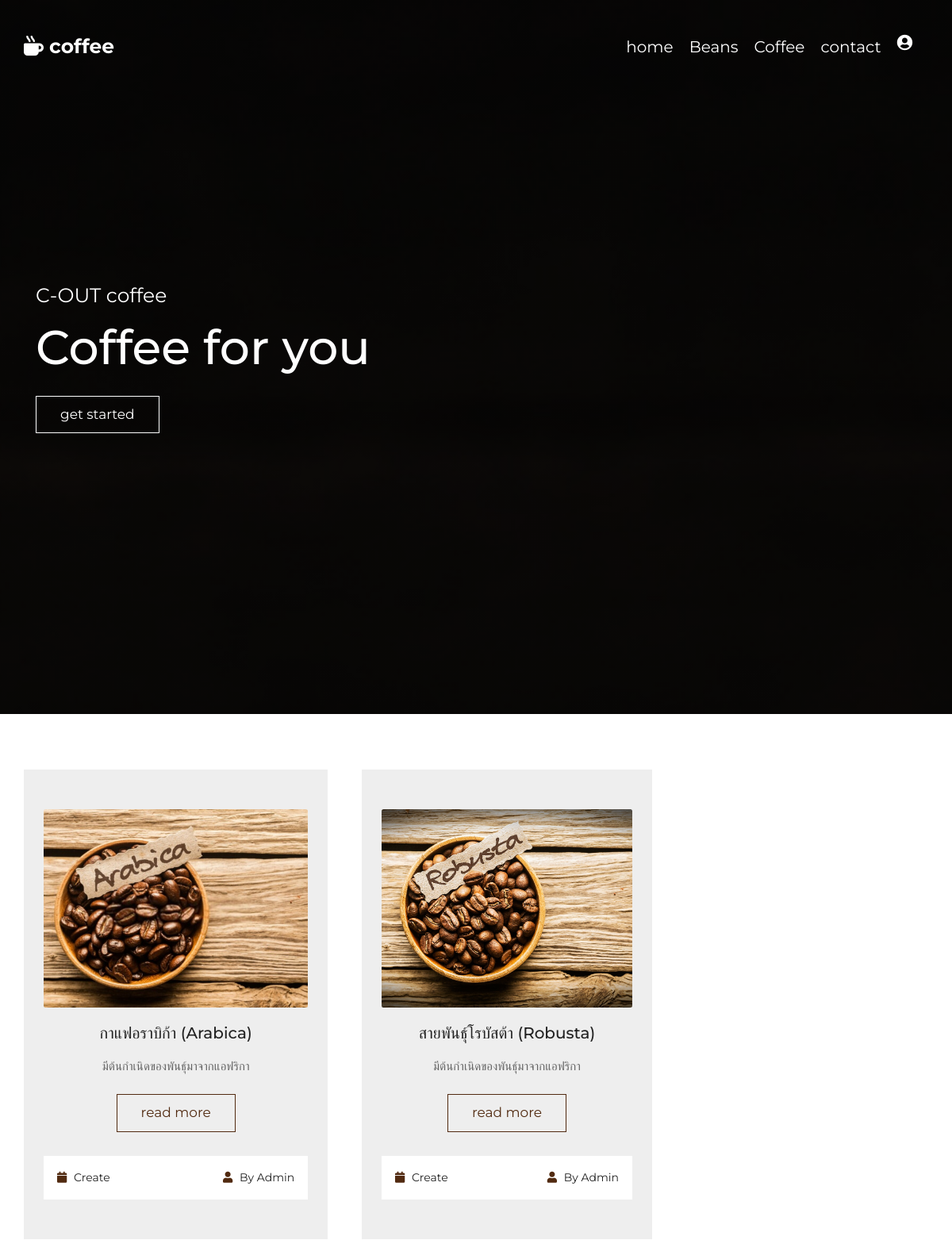
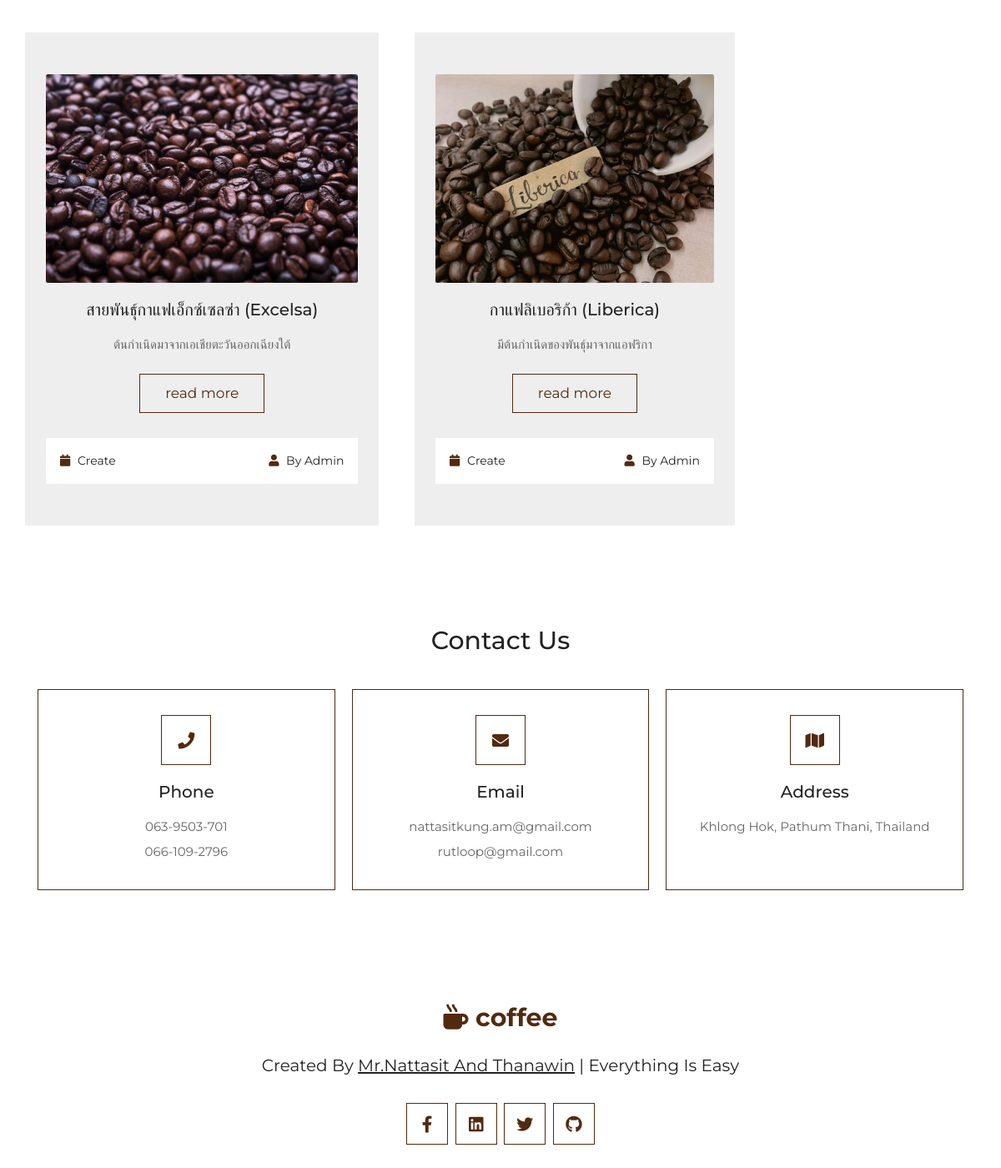
Screenshot of /main.php with the database file from the repository (2 pictures, top to bottom).
### tables this page shows
CREATE TABLE `bansmenu` (
  `id` int(10) NOT NULL,
  `fname` varchar(255) NOT NULL,
  `description` varchar(255) NOT NULL,
  `details` varchar(255) NOT NULL,
  `img` varchar(255) NOT NULL
);

### main.php (the view, shortened to what this page needs)
<!DOCTYPE html>
<html lang="en">
<head>
   <link rel="stylesheet" href="https://cdnjs.cloudflare.com/ajax/libs/font-awesome/5.15.4/css/all.min.css">
   <link rel="stylesheet" href="https://cdnjs.cloudflare.com/ajax/libs/bootstrap/4.6.1/css/bootstrap.min.css">
   <link rel="stylesheet" href="css/style1.css">
</head>
<body>
   <header class="header fixed-top">
      <div class="container">
         <div class="row align-items-center">
            <a href="main.php" class="logo mr-auto"> <i class="fas fa-mug-hot"></i> coffee </a>
            <nav class="nav">
               <a href="#home">home</a>
               <a href="#beans">Beans</a>
               <a href="#coffee">Coffee</a>
               <a href="#contact">contact</a>
               <a href="login.php" class="fas fa-user-circle"></a>
            </nav>
         </div>
      </div>
   </header>
   <section class="home" id="home">
      <div class="container">
         <div class="row align-items-center text-center text-md-left min-vh-100">
            <div class="col-md-6">
               <span>C-OUT coffee</span>
               <h3>Coffee for you</h3>
               <a href="login.php" class="link-btn">get started</a>
            </div>
         </div>
      </div>
   </section>
   <section class="beans" id="beans">
   <?php
   $servername = "localhost";
   $username = "root";
   $password = "";
   $dbname = "coffeemenu";
   $conn = new mysqli($servername, $username, $password, $dbname);
   $sql = "SELECT  * FROM bansmenu";
   $result = $conn->query($sql);
   if ($result->num_rows > 0) {
      while ($row = $result->fetch_assoc()) {
         echo "
            <div class='container2'>
            <section class='blogs'>
            <div class='box-container container'>
            <div class='box'>
            <div class='image'>
               <img width='50px' src='./uploads/" . $row["img"] . "' class='rounded' alt=''>
            </div>
            <div class='content'>
               <h3>" . $row["fname"] . "</h3>
               <p>" . $row["description"] . "</p>
               <a class='link-btn' href='login.php'>read more</a>
            </div>
            <div class='icons'>
               <span> <i class='fas fa-calendar'></i> Create </span>
               <span> <i class='fas fa-user'></i> by admin </span>
            </div>
         </div>
      </div>
   </section>
   </div>";
      }
   } else {
      echo "0 results";
   }
   ?>
   </section>
   <section class="contact" id="contact">
      <h1 class="heading"> contact us </h1>
      <div class="container">
         <div class="contact-info-container">
            <div class="box">
               <i class="fas fa-phone"></i>
               <h3>phone</h3>
               <p>063-9503-701</p>
               <p>066-109-2796</p>
            </div>
            <div class="box">
               <i class="fas fa-envelope"></i>
               <h3>email</h3>
               <p>nattasitkung.am@gmail.com</p>
               <p>rutloop@gmail.com</p>
            </div>
            <div class="box">
               <i class="fas fa-map"></i>
               <h3>address</h3>
               <p>Khlong Hok, Pathum Thani, Thailand</p>
            </div>
         </div>
      </div>
   </section>
   <section class="footer container">
      <a href="#" class="logo"> <i class="fas fa-mug-hot"></i> coffee </a>
      <p class="credit"> created by <span>mr.Nattasit and Thanawin</span> | everything is easy </p>
      <div class="share">
         <a href="https://www.facebook.com/Jame.Nattasit.4508/" class="fab fa-facebook-f"></a>
         <a href="#" class="fab fa-linkedin"></a>
         <a href="#" class="fab fa-twitter"></a>
         <a href="https://github.com/jamenattasit159" class="fab fa-github"></a>
      </div>
   </section>
</body>
</html>

### css/style1.css (style rules this page uses)
* { font-family: 'Montserrat', sans-serif; margin: 0; padding: 0; -webkit-box-sizing: border-box; box-sizing: border-box; outline: none; border: none; text-decoration: none !important; -webkit-transition: all .2s linear; transition: all .2s linear; }
html { font-size: 62.5%; overflow-x: hidden; scroll-behavior: smooth; scroll-padding-top: 6rem; }
section { padding: 5rem 1rem; }
.link-btn { margin-top: 1rem; padding: 1rem 3rem; display: inline-block; border: 0.1rem solid #512a10; color: #512a10; background: none; cursor: pointer; font-size: 1.7rem; }
.heading { text-align: center; margin-bottom: 4rem; font-size: 3rem; text-transform: capitalize; color: #222; }
.header { z-index: 1000; padding: 4rem 0; }
.header .logo { font-size: 2.5rem; color: #fff; font-weight: bolder; }
.header .nav a { font-size: 2rem; margin-right: 2rem; color: #fff; }
.home { background: -webkit-gradient(linear, left top, left bottom, from(rgba(0, 0, 0, 0.7)), to(rgba(0, 0, 0, 0.7))), url(../images/home-bg.jpg) no-repeat; background: linear-gradient(rgba(0, 0, 0, 0.7), rgba(0, 0, 0, 0.7)), url(../images/home-bg.jpg) no-repeat; background-size: cover; background-position: center; background-attachment: fixed; }
.home span { font-size: 2.5rem; color: #fff; }
.home h3 { padding: 1rem 0; font-size: 6rem; color: #fff; }
.home .link-btn { color: #fff; border-color: #fff; }
.contact .contact-info-container { display: -ms-grid; display: grid; -ms-grid-columns: (minmax(30rem, 1fr))[auto-fit]; grid-template-columns: repeat(auto-fit, minmax(30rem, 1fr)); gap: 2rem; margin-bottom: 3rem; }
.contact .contact-info-container .box { border: 0.1rem solid #512a10; padding: 3rem 2rem; border: 0.1rem solid #512a10; text-align: center; }
.contact .contact-info-container .box i { height: 6rem; width: 6rem; line-height: 6rem; border: 0.1rem solid #512a10; color: #512a10; font-size: 2rem; margin-bottom: 1rem; }
.contact .contact-info-container .box h3 { font-size: 2rem; text-transform: capitalize; color: #222; padding: 1rem 0; }
.contact .contact-info-container .box p { font-size: 1.5rem; line-height: 2; color: #666; margin-bottom: 0; }
.blogs { background: #eee; }
.container2 { text-align: center; display: inline-flex; margin: 10px; padding: 10px; }
.blogs .box-container { display: -ms-grid; display: grid; -ms-grid-columns: (minmax(30rem, 1fr))[auto-fit]; grid-template-columns: repeat(auto-fit, minmax(30rem, 1fr)); gap: 2rem; }
.blogs .box-container .box .image { height: 25rem; overflow: hidden; }
.blogs .box-container .box .image img { height: 100%; width: 100%; -o-object-fit: cover; object-fit: cover; }
.blogs .box-container .box .content { padding: 2rem; text-align: center; }
.blogs .box-container .box .content h3 { font-size: 2rem; text-transform: capitalize; color: #222; }
.blogs .box-container .box .content p { padding: 1rem 0; font-size: 1.5rem; line-height: 2; color: #666; margin-bottom: 0; }
.blogs .box-container .box .icons { padding: 1.7rem; background: #fff; display: -webkit-box; display: -ms-flexbox; display: flex; -webkit-box-align: center; -ms-flex-align: center; align-items: center; -webkit-box-pack: justify; -ms-flex-pack: justify; justify-content: space-between; margin-top: 1rem; }
.blogs .box-container .box .icons span { font-size: 1.4rem; text-transform: capitalize; color: #222; }
.blogs .box-container .box .icons span i { padding-right: .5rem; color: #512a10; }
.footer { text-align: center; }
.footer .logo { font-size: 3rem; color: #512a10; font-weight: bolder; }
.footer .credit { margin: 2rem 0; font-size: 2rem; text-transform: capitalize; color: #222; }
.footer .credit span { text-decoration: underline !important; }
.footer .share { margin-top: 3rem; }
.footer .share a { height: 5rem; width: 5rem; line-height: 5rem; font-size: 2rem; border: 0.1rem solid #512a10; color: #512a10; margin: 0 .3rem; }

### rows the page displays
bansmenu: img (picture), fname "กาแฟอราบิก้า (Arabica)", description "มีต้นกำเนิดของพันธุ์มาจากแอฟริกา"
bansmenu: img (picture), fname "สายพันธุ์โรบัสต้า (Robusta)", description "มีต้นกำเนิดของพันธุ์มาจากแอฟริกา"
bansmenu: img (picture), fname "สายพันธ์ุกาแฟเอ็กซ์เซลซ่า (Excelsa)", description "ต้นกำเนิดมาจากเอเชียตะวันออกเฉียงใต้"
bansmenu: img (picture), fname "กาแฟลิเบอริก้า (Liberica)", description "มีต้นกำเนิดของพันธุ์มาจากแอฟริกา"
